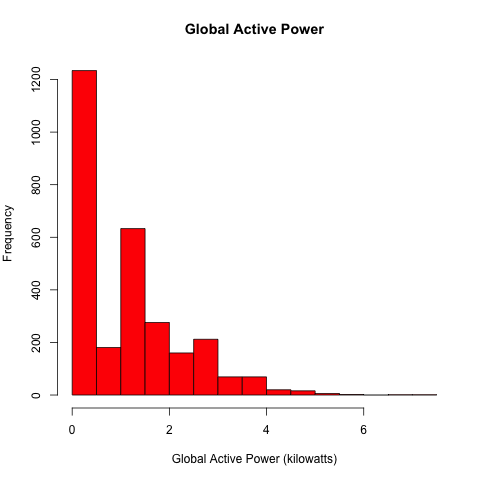

Generate this figure with R:
## Creates a png histogram plot of Global Active Power
## Output file is plot1.png

plot1 <- function() {
    # Get the data for plotting
    source("getdata.R")
    d <- getdata()

    # Create the png file with the required parameters
    png("plot1.png", width=480, height=480)
    par(mar = c(5, 4, 4, 2), bg = NA)
    hist(d[,3], col="red",
         xlab = 'Global Active Power (kilowatts)',
         main = 'Global Active Power')
    dev.off()
}
